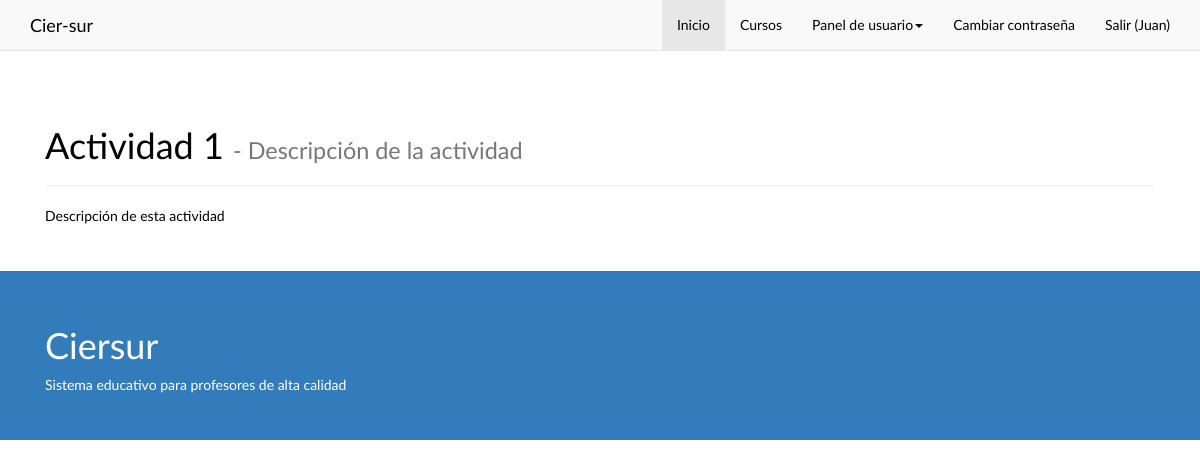
The app's page /actividad/1 (signed in) with its own data.
### app/models.py (models this page shows, shortened)
class Usuario(AbstractBaseUser):
    id_persona = models.OneToOneField(Persona, verbose_name="Cédula de la persona")
    TIPOS = (
        ('1', 'Administrador'),
        ('2', 'Secretaria'),
        ('3', 'Master Teacher'),
        ('4', 'Leader Teacher')
    )
    tipo = models.CharField(max_length=1,choices=TIPOS)
    is_active = models.BooleanField(default=True)
    is_admin = models.BooleanField(default=False)
    objects = CierUserManager()
    USERNAME_FIELD = 'id_persona'
    REQUIRED_FIELDS = ['tipo']
    class Meta:
        verbose_name = "Usuario"
        verbose_name_plural = "Usuarios"
    def get_short_name(self):
        return self.id_persona.nombre
    def get_tipo(self):
        return self.tipo

class Persona(models.Model):
    cedula = models.IntegerField(primary_key=True)
    nombre = models.CharField(max_length=200)
    apellidos = models.CharField(max_length=200)
    correo = models.CharField(max_length=200, unique=True)
    celular = models.CharField(max_length=200, null=True)
    direccion = models.CharField(max_length=200, null=True)
    fecha_nacimiento = models.DateField()
    SEXOS = (
        ('M', 'Masculino'),
        ('F', 'Femenino'),
    )
    sexo = models.CharField(max_length=1,choices=SEXOS)
    DEPS = (
        ('A', 'Amazonas'),
        ('Caq', 'Caquetá'),
        ('Ca', 'Cauca'),
        ('H', 'Huila'),
        ('N', 'Nariño'),
        ('P', 'Putumayo'),
        ('T', 'Tolima'),
        ('VC', 'Valle del Cauca'),
    )
    departamento = models.CharField(max_length=3,choices=DEPS)
    ciudad = models.CharField(max_length=15)
    class Meta:
        verbose_name = "Persona"
        verbose_name_plural = "Personas"

class Actividad(models.Model):
    id_curso = models.ForeignKey(Curso,verbose_name="Curso")
    nombre = models.CharField(max_length=50)
    descripcion = models.CharField(max_length=1000)
    porcentaje = models.FloatField()
    class Meta:
        unique_together = (("id_curso", "nombre"),)
    class Meta:
        verbose_name = "Actividad"
        verbose_name_plural = "Actividades"

### app/views.py (the view, shortened to what this page needs)
# urls.py: url(r'^actividad/(?P<pk>\d+)$', views.ActividadDetalle, name="actividad"),
def ActividadDetalle(request, pk):
    if request.method == "GET":
        template = loader.get_template('mensaje.html')
        act = models.Actividad.objects.get(id=pk)
        template = loader.get_template('actividad.html')
        context = RequestContext(request, {
            'title': 'Actividad - CIER-SUR',
            'nbar': 'inicio',
            'object': act,
        })
        return HttpResponse(template.render(context))
    else:
        return HttpResponseRedirect('/')

### templates/actividad.html
{% extends "base.html" %}
{% load django_markdown %}
{% block content %}
        <div class="section">
            <div class="container">
                <div class="row">
                    <div class="col-md-12">
                        <div class="page-header">
                          <h1>{{ object.nombre }}
                                <font color="#777777">
                                    <span style="font-size: 23.3999996185303px; line-height: 23.3999996185303px;"> - Descripción de la actividad</span>
                                </font>
                            </h1>
                        </div>
                        <p>{{ object.descripcion |markdown }}</p>
                    </div>
                </div>
            </div>
        </div>
{% endblock %}

### templates/base.html (shortened to what this page needs)
{% load staticfiles %}
<!DOCTYPE html>
<html>
    <head>
        <link href="{% static "css/font-awesome.min.css" %}" rel="stylesheet" type="text/css">
        <link href="{% static "css/bootstrapOrg.min.css" %}" rel="stylesheet" type="text/css">
        <link href="{% static "css/bootstrap.css" %}" rel="stylesheet" type="text/css">
        <link href="{% static "css/ciersur.css" %}" rel="stylesheet" type="text/css">
    </head>
    <body>
        <div class="navbar navbar-default navbar-static-top">
            <div class="container">
                <div class="navbar-header">
                    <a class="navbar-brand" href="{% url "index" %}"><span>Cier-sur</span></a>
                </div>
                <div class="collapse navbar-collapse" id="navbar-ex-collapse">
                    <ul class="nav navbar-nav navbar-right">
                        <li class="{% if nbar == 'inicio' %}active{% endif %}">
                            <a href="{% url "index" %}">Inicio</a>
                        </li>
                        <li class="{% if nbar == 'curso_list' %}active{% endif %}">
                            <a href="{% url "curso_list" %}">Cursos</a>
                        </li>
                        {% if user.is_authenticated %}
                            <li class="dropdown {% if nbar == 'panel' %}active{% endif %}">
                                <a href="#" data-toggle="dropdown" class="dropdown-toggle">Panel de usuario<b class="caret"></b></a>
                            </li>
                            <li class="{% if nbar == 'password_change' %}active{% endif %}">
                                <a href="{% url 'password_change' %}">Cambiar contraseña</a>
                            </li>
                            <li>
                                <a href="{% url 'logout' %}">Salir ({{ user.get_short_name }})</a>
                            </li>
                        {% endif %}
                    </ul>
                </div>
            </div>
        </div>
        {% block content %} {% endblock %}
        <footer class="section section-primary">
            <div class="container">
                <div class="row">
                    <div class="col-sm-6">
                        <h1>Ciersur</h1>
                        <p>Sistema educativo para profesores de alta calidad</p>
                    </div>
                </div>
            </div>
        </footer>
    </body>
</html>

### records on screen
Usuario: get_short_name "Juan"
Actividad: nombre "Actividad 1", descripcion "Descripción de esta actividad"
